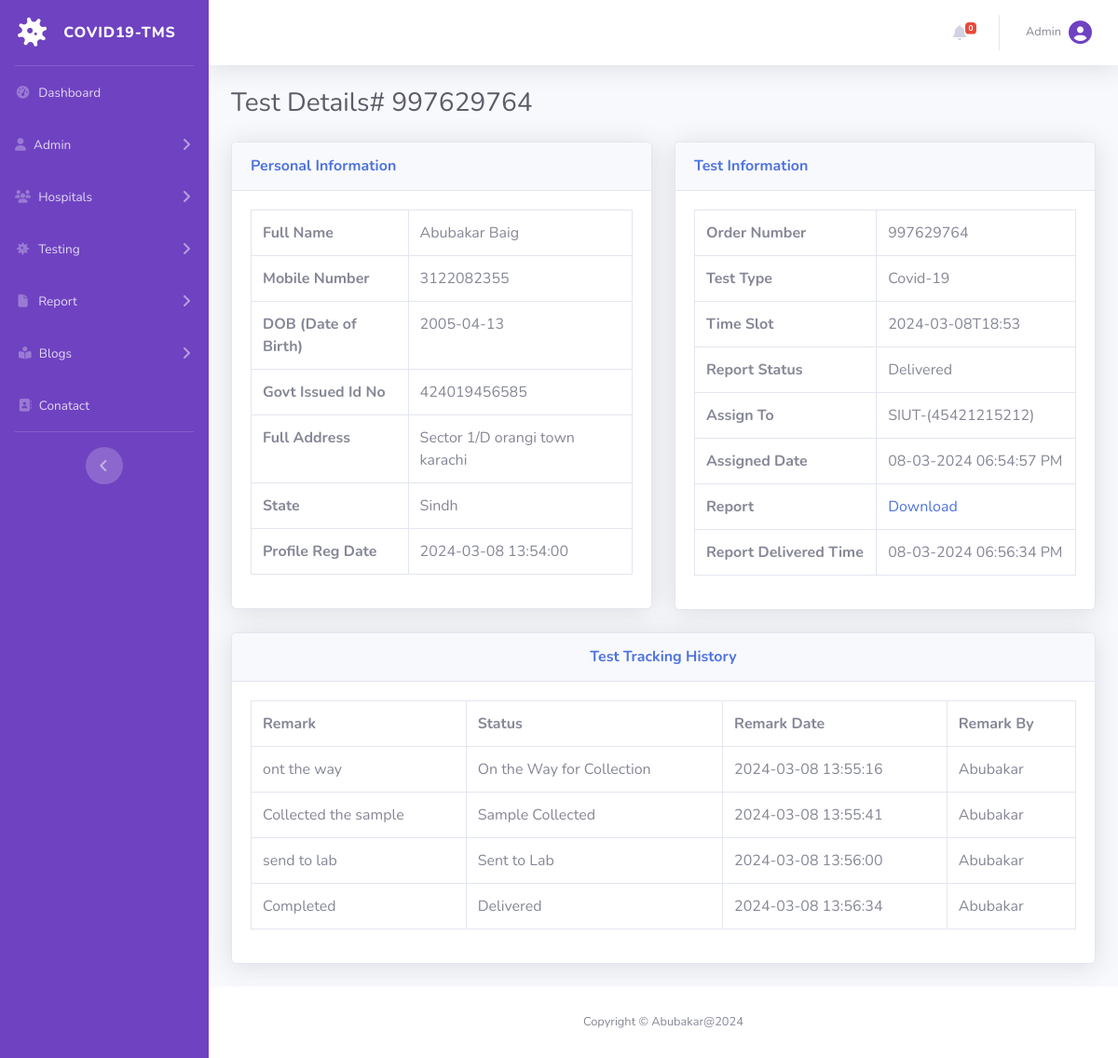
Page /covid-tms/patient-report-details.php?tid=1&&oid=997629764 (signed in) on the committed database.
### tables this page shows
CREATE TABLE `tbltestrecord` (
  `id` int(11) NOT NULL,
  `OrderNumber` bigint(14) DEFAULT NULL,
  `PatientMobileNumber` bigint(14) DEFAULT NULL,
  `TestType` varchar(100) DEFAULT NULL,
  `TestTimeSlot` varchar(120) DEFAULT NULL,
  `ReportStatus` varchar(100) DEFAULT NULL,
  `FinalReport` varchar(150) DEFAULT NULL,
  `ReportUploadTime` varchar(200) DEFAULT NULL,
  `RegistrationDate` timestamp NULL DEFAULT current_timestamp(),
  `AssignedtoEmpId` varchar(150) DEFAULT NULL,
  `AssigntoName` varchar(180) DEFAULT NULL,
  `AssignedTime` varchar(100) DEFAULT NULL
);

CREATE TABLE `tblpatients` (
  `id` int(11) NOT NULL,
  `FullName` varchar(120) DEFAULT NULL,
  `MobileNumber` bigint(12) DEFAULT NULL,
  `DateOfBirth` date DEFAULT NULL,
  `GovtIssuedIdNo` varchar(150) DEFAULT NULL,
  `FullAddress` varchar(255) DEFAULT NULL,
  `State` varchar(200) DEFAULT NULL,
  `RegistrationDate` timestamp NOT NULL DEFAULT current_timestamp()
);

CREATE TABLE `tblreporttracking` (
  `id` int(11) NOT NULL,
  `OrderNumber` bigint(40) DEFAULT NULL,
  `Remark` varchar(255) DEFAULT NULL,
  `Status` varchar(120) DEFAULT NULL,
  `PostingTime` timestamp NULL DEFAULT current_timestamp(),
  `RemarkBy` int(5) DEFAULT NULL
);

### covid-tms/patient-report-details.php (the view, shortened to what this page needs)
<?php session_start();
include_once('includes/config.php');
?>
<!DOCTYPE html>
<html lang="en">
<head>
    <link href="vendor/fontawesome-free/css/all.min.css" rel="stylesheet" type="text/css">
    <link href="css/sb-admin-2.min.css" rel="stylesheet">
</head>
<body id="page-top">
    <div id="wrapper">
<?php include_once('includes/sidebar.php');?>
        <div id="content-wrapper" class="d-flex flex-column">
            <div id="content">
          <?php include_once('includes/topbar.php');?>
                <div class="container-fluid">
                    <h1 class="h3 mb-4 text-gray-800">Test Details# <?php echo intval($_GET['oid']);?></h1>
<div class="row">
<?php
$testid=intval($_GET['tid']);
$query=mysqli_query($con,"select * from tbltestrecord
join tblpatients on tblpatients.MobileNumber=tbltestrecord.PatientMobileNumber
where  tbltestrecord.id='$testid'");
while($row=mysqli_fetch_array($query)){
    ?>
                        <div class="col-lg-6">
                            <div class="card shadow mb-4">
                                <div class="card-header py-3">
                                    <h6 class="m-0 font-weight-bold text-primary">Personal Information</h6>
                                </div>
                                <div class="card-body">
 <table class="table table-bordered"  width="100%" cellspacing="0">
    <tr>
    <th>Full Name</th>
    <td><?php echo $row['FullName'];?></td>
    </tr>
     <tr>
    <th>Mobile Number</th>
    <td><?php echo $row['MobileNumber'];?></td>
    </tr>
     <tr>
    <th>DOB (Date of Birth)</th>
    <td><?php echo $row['DateOfBirth'];?></td>
    </tr>
     <tr>
    <th>Govt Issued Id No</th>
    <td><?php echo $row['GovtIssuedIdNo'];?></td>
    </tr>
     <tr>
    <th>Full Address</th>
    <td><?php echo $row['FullAddress'];?></td>
    </tr>
    <tr>
    <th>State</th>
    <td><?php echo $row['State'];?></td>
    </tr>
    <tr>
    <th>Profile Reg Date</th>
    <td><?php echo $row['RegistrationDate'];?></td>
    </tr>
 </table>
                                </div>
                            </div>
                        </div>
                         <div class="col-lg-6">
                            <div class="card shadow mb-4">
                                <div class="card-header py-3">
                                    <h6 class="m-0 font-weight-bold text-primary">Test Information</h6>
                                </div>
                                <div class="card-body">
 <table class="table table-bordered"  width="100%" cellspacing="0">
    <tr>
    <th>Order Number</th>
    <td><?php echo $row['OrderNumber'];?></td>
    </tr>
    <tr>
    <th>Test Type</th>
    <td><?php echo $row['TestType'];?></td>
    </tr>
    <tr>
    <th>Time Slot</th>
    <td><?php echo $row['TestTimeSlot'];?></td>
    </tr>
 <tr>
    <th>Report Status</th>
    <td><?php if($row['ReportStatus']==''):
              echo "Not Processed yet";
          else:
           echo $row['ReportStatus'];
          endif;
    ?></td>
    </tr>
<?php if($row['AssignedtoEmpId']!=''):?>
  <tr>
    <th>Assign To</th>
    <td><?php echo $row['AssigntoName'];?>-(<?php echo $row['AssignedtoEmpId'];?>)</td>
    </tr>
    <tr>
    <th>Assigned Date</th>
    <td><?php echo $row['AssignedTime'];?></td>
    </tr>
<?php endif;?>
<?php if($row['FinalReport']!=''):?>
  <tr>
    <th>Report</th>
    <td><a href="reportfiles/<?php echo $row['FinalReport'];?>" target="_blank">Download</a></td>
    </tr>
    <tr>
    <th>Report Delivered Time</th>
    <td><?php echo $row['ReportUploadTime'];?></td>
    </tr>
<?php endif;?>
</table>
                    </div>
                            </div>
                        </div>
                    </div>
                <?php } ?>
<?php
$orderid=intval($_GET['oid']);
$ret=mysqli_query($con,"select * from tblreporttracking
join tbladmin on tbladmin.ID=tblreporttracking.RemarkBy
where tblreporttracking.OrderNumber='$orderid'");
$num=mysqli_num_rows($ret);
?>
<div class="row">
                         <div class="col-lg-12">
                            <div class="card shadow mb-4">
                                <div class="card-header py-3">
                                    <h6 class="m-0 font-weight-bold text-primary" align="center">Test  Tracking History</h6>
                                </div>
                                <div class="card-body">
<?php if($num>0){
?>
 <table class="table table-bordered"  width="100%" cellspacing="0">
<tr>
    <th>Remark</th>
    <th>Status</th>
    <th>Remark Date</th>
    <th>Remark By</th>
<?php while($result=mysqli_fetch_array($ret)){?>
</tr>
    <tr>
    <td><?php echo $result['Remark'];?></td>
    <td><?php echo $result['Status'];?></td>
    <td><?php echo $result['PostingTime'];?></td>
    <td><?php echo $result['AdminName'];?></td>
    </tr>
<?php } ?>
</table>
         <?php
     } else { ?>
<h4 align="center" style="color:red"> No Tracking history found </h4>
         <?php } ?>
                                </div>
                            </div>
                        </div>
                    </div>
                </div>
            </div>
           <?php include_once('includes/footer.php');?>
        </div>
    </div>
</body>
</html>

### covid-tms/includes/topbar.php (shortened to what this page needs)
      <nav class="navbar navbar-expand navbar-light bg-white topbar mb-4 static-top shadow">
            <?php if($_SESSION['aid']):?>
                    <ul class="navbar-nav ml-auto">
<?php $query=mysqli_query($con,"select * from tbltestrecord where ReportStatus is null");
$count=mysqli_num_rows($query);
?>
                        <li class="nav-item dropdown no-arrow mx-1">
                            <a class="nav-link dropdown-toggle" href="#" id="alertsDropdown" role="button"
                                data-toggle="dropdown" aria-haspopup="true" aria-expanded="false">
                                <i class="fas fa-bell fa-fw"></i>
                                <span class="badge badge-danger badge-counter"><?php echo $count;?></span>
                            </a>
                        </li>
                        <li class="nav-item dropdown no-arrow">
                            <a class="nav-link dropdown-toggle" href="#" id="userDropdown" role="button"
                                data-toggle="dropdown" aria-haspopup="true" aria-expanded="false">
                <?php
$adid=$_SESSION['aid'];
$ret1=mysqli_query($con,"select AdminName from tbladmin where ID='$adid'");
while($row1=mysqli_fetch_array($ret1)){
?>
                                <span class="mr-2 d-none d-lg-inline text-gray-600 small"><?php  echo $row1['AdminName'];?></span>
                           <?php } ?>
                           <i class="fa-solid fa-circle-user" style="font-size:25px; color:#6f42c1;"></i>
                        </a>
                        </li>
                    </ul>
                <?php endif;?>
                </nav>

### rows in the picture
tbltestrecord: tblpatients.FullName "Abubakar Baig", tblpatients.MobileNumber "3122082355", tblpatients.DateOfBirth "2005-04-13", tblpatients.GovtIssuedIdNo "424019456585", tblpatients.FullAddress "Sector 1/D orangi town karachi", tblpatients.State "Sindh", tblpatients.RegistrationDate "2024-03-08 13:54:00", OrderNumber "997629764", TestType "Covid-19", TestTimeSlot "2024-03-08T18:53", ReportStatus "Delivered", AssigntoName "SIUT", AssignedtoEmpId "45421215212", AssignedTime "08-03-2024 06:54:57 PM", ReportUploadTime "08-03-2024 06:56:34 PM"
tblreporttracking: Remark "ont the way", Status "On the Way for Collection", PostingTime "2024-03-08 13:55:16", tbladmin.AdminName "Abubakar"
tblreporttracking: Remark "Collected the sample", Status "Sample Collected", PostingTime "2024-03-08 13:55:41", tbladmin.AdminName "Abubakar"
tblreporttracking: Remark "send to lab", Status "Sent to Lab", PostingTime "2024-03-08 13:56:00", tbladmin.AdminName "Abubakar"
tblreporttracking: Remark "Completed", Status "Delivered", PostingTime "2024-03-08 13:56:34", tbladmin.AdminName "Abubakar"

### other values in the picture
$count "0"
$row1['AdminName'] "Admin"
$_GET['oid'] "997629764"
